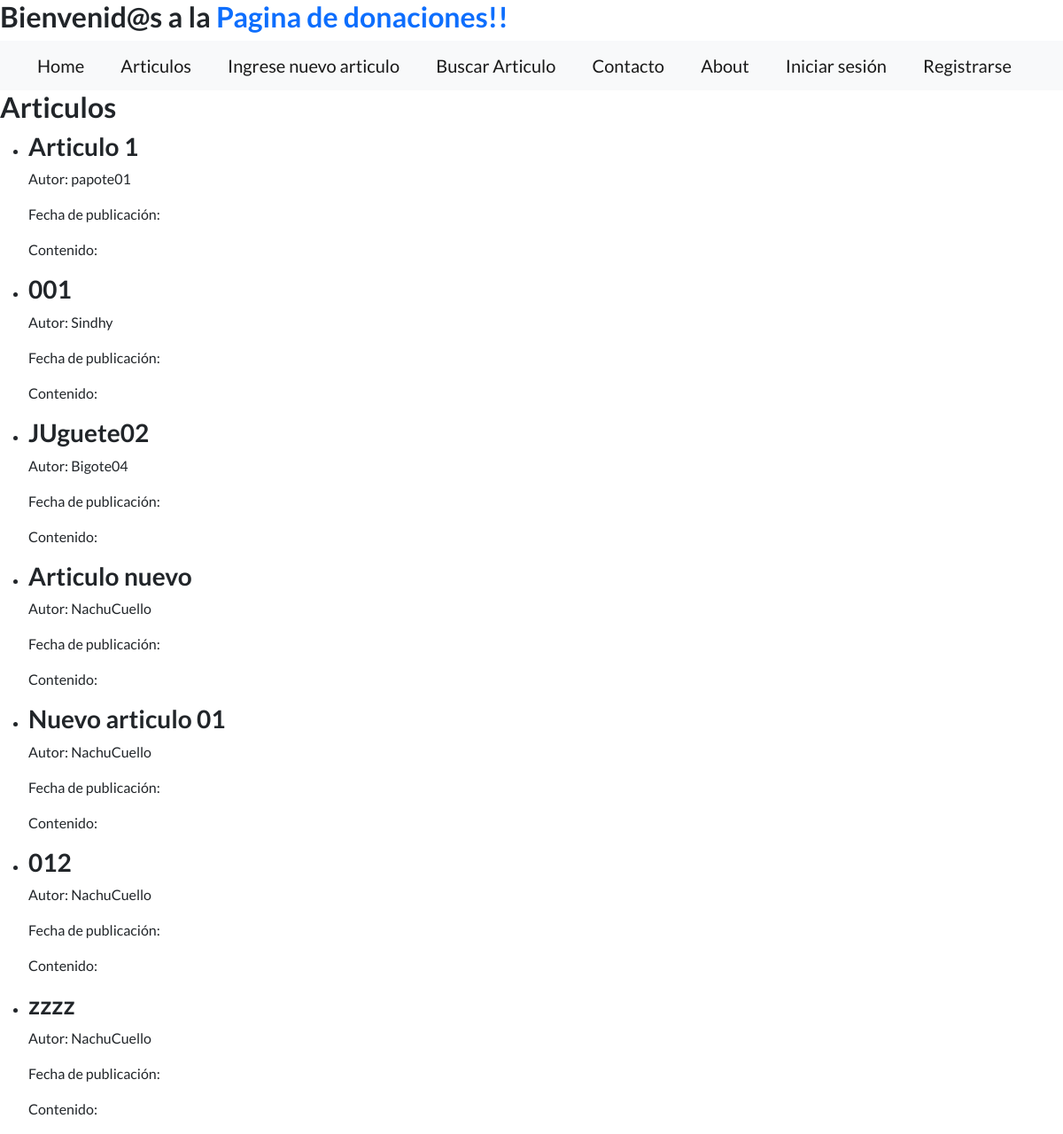
The app's page /articulos/, older data.
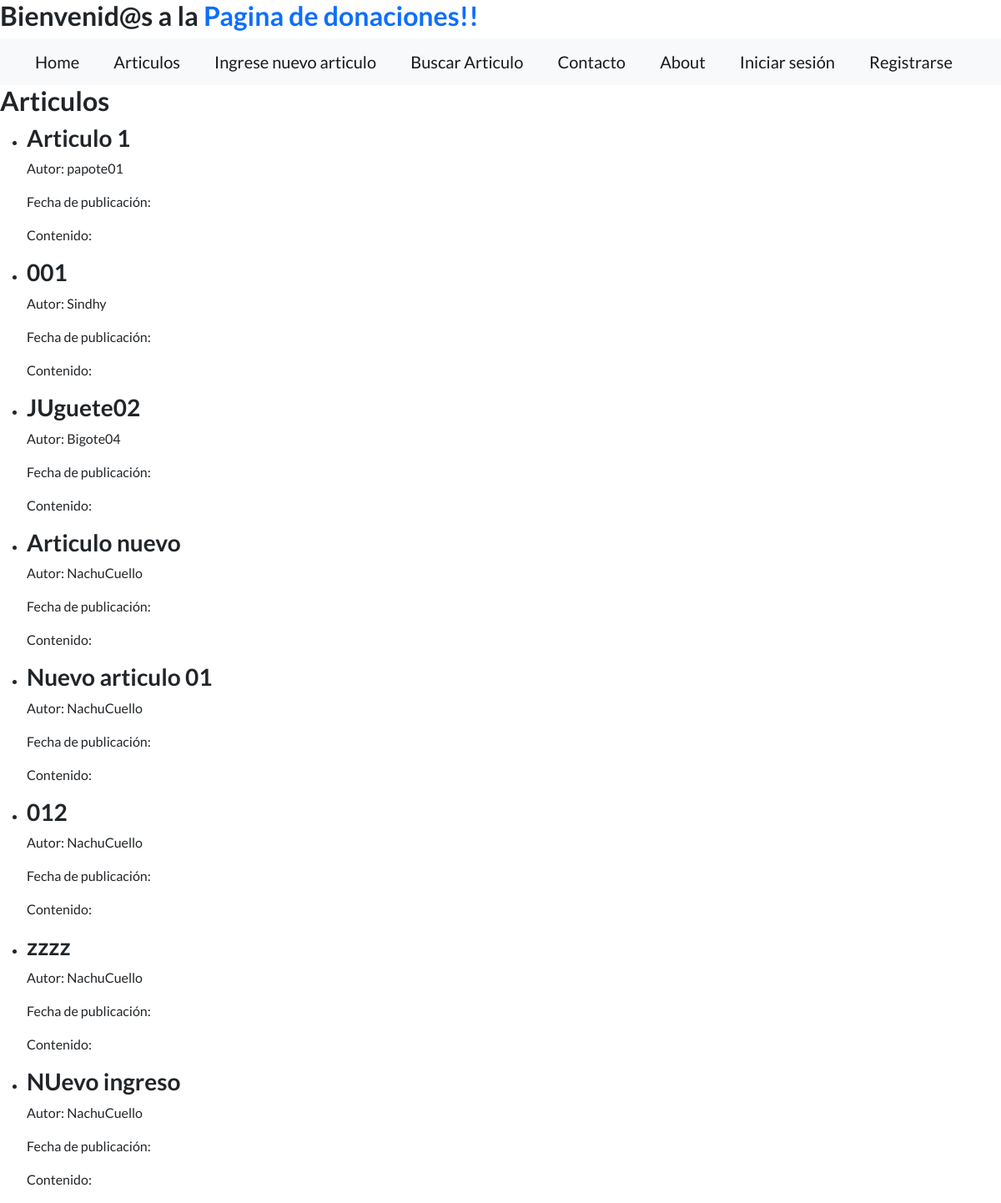
The same page, newer data.
### MyAPP/models.py (models this page shows, shortened)
class Articulo(models.Model):
    titulo = models.CharField(max_length=200)
    juguete = models.CharField(max_length=200)
    subtitulo = models.CharField(max_length=200)
    cuerpo = models.TextField()
    autor = models.ForeignKey(User, on_delete=models.CASCADE)
    fecha = models.DateTimeField(auto_now_add=True)
    imagen = models.ImageField(upload_to='articulos/', blank=True, null=True)
    proyecto = models.ForeignKey(Proyecto, on_delete=models.CASCADE)

### MyAPP/views.py (the view)
# urls.py: path('articulos/', views.lista_articulos, name='lista_articulos'),
def lista_articulos(request):
    articulos = Articulo.objects.all()
    contexto = {'articulos': articulos}
    return render(request, 'lista_articulos.html', contexto)

### MyAPP/templates/lista_articulos.html
{% extends 'base.html' %}
{% load static %}
{% block content %}
  <h2>Articulos</h2>
  <ul>
    {% for articulo in articulos %}
      <li>
        <h3>{{ articulo.titulo }}</h3>
        <p>Autor: {{ articulo.autor }}</p>
        <p>Fecha de publicación: {{ articulo.fecha_publicacion }}</p>
        <p>Contenido: {{ articulo.contenido }}</p>
      </li>
    {% empty %}
      <li>No hay artículos disponibles.</li>
    {% endfor %}
  </ul>
{% endblock %}

Row changes from the older to the newer data that the page shows:
added Articulo: titulo "NUevo ingreso", autor "NachuCuello"
